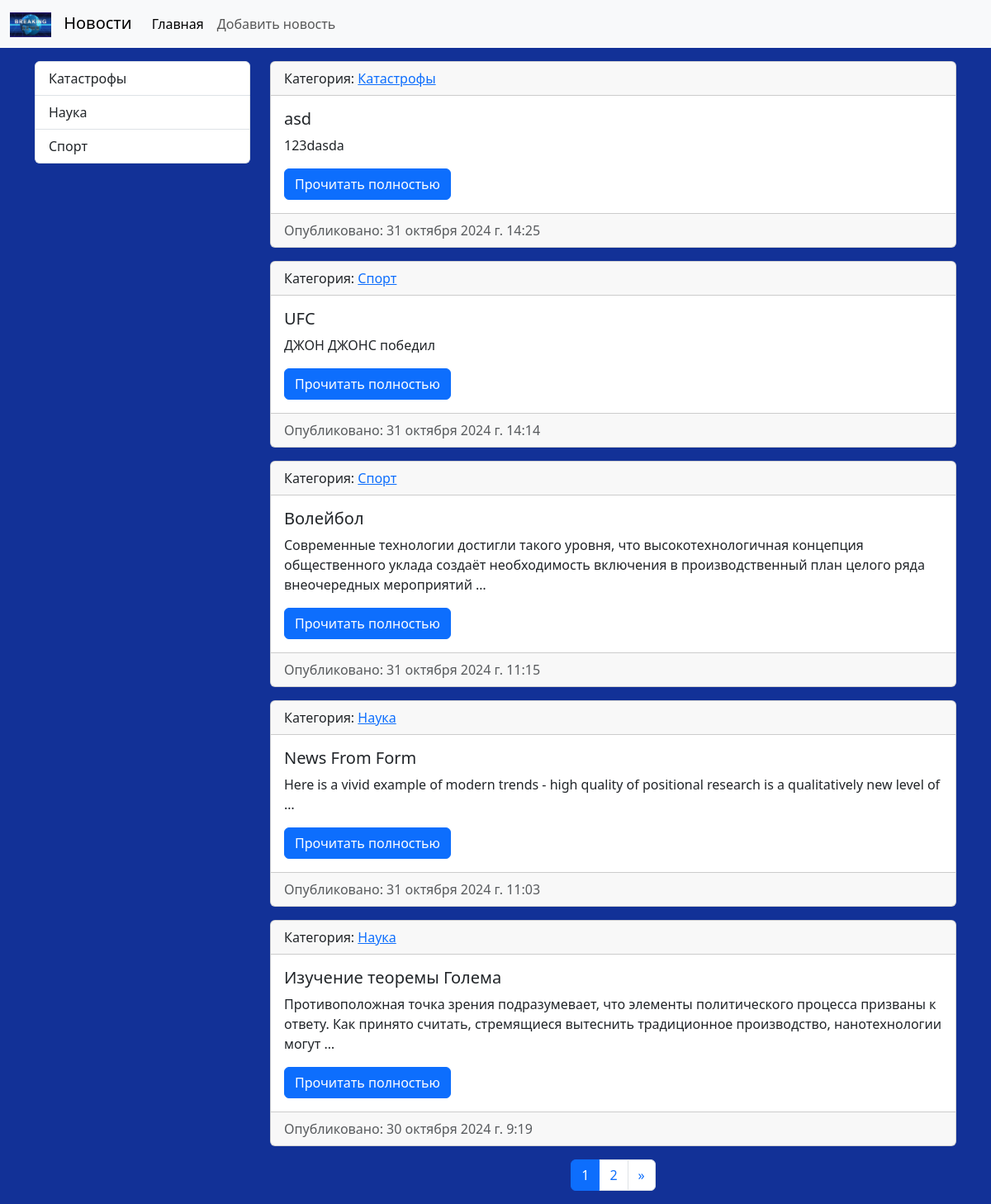
The page /news/ on the database as committed earlier.
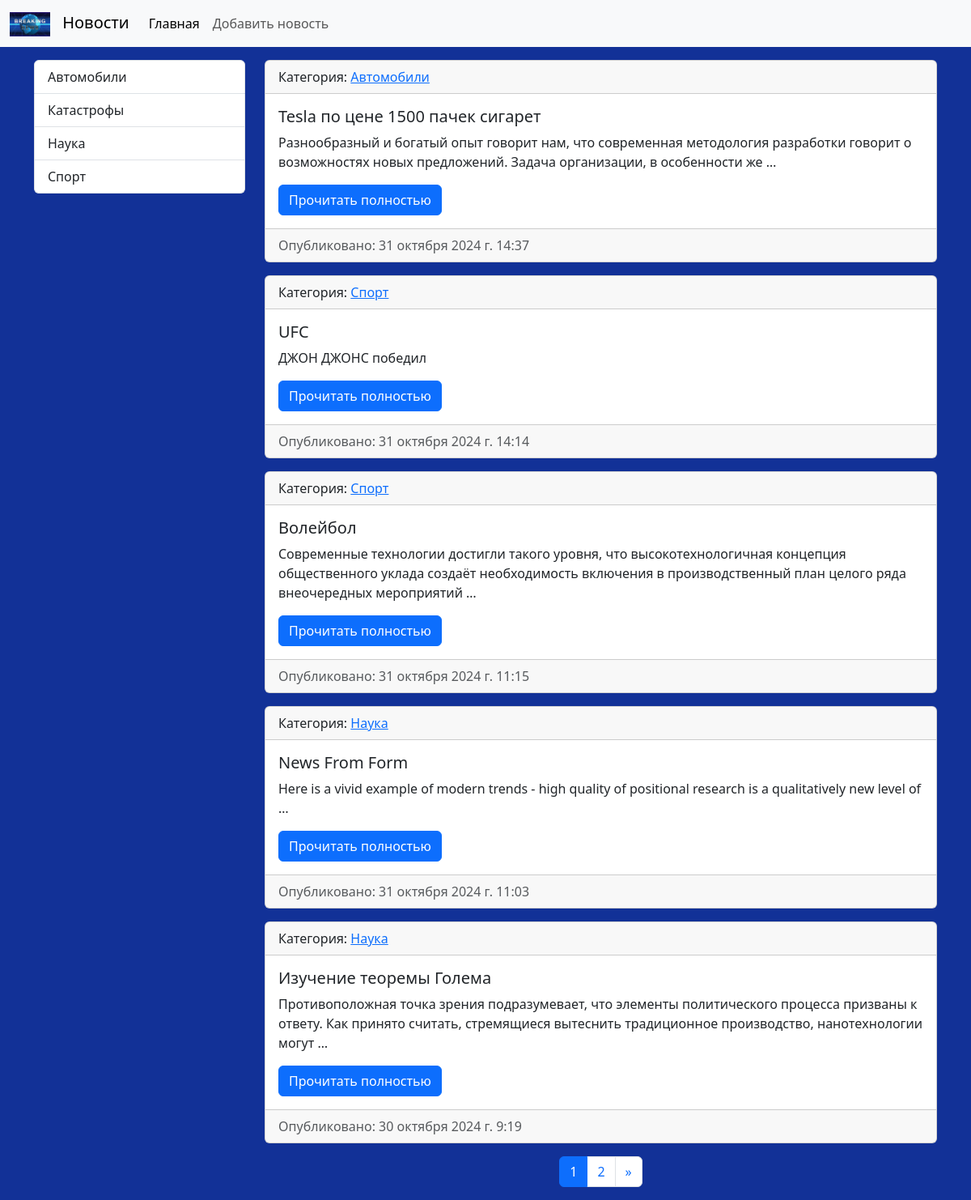
The same page on the database as committed later.
### news/models.py (models this page shows, shortened)
class Category(models.Model):
    title = models.CharField(max_length=50, verbose_name='Наименование категории', db_index=True)
    def get_absolute_url(self):
        return reverse('category', kwargs={'category_id': self.pk})
    def __str__(self):
        return self.title
    class Meta:
        verbose_name = 'Категорию'
        verbose_name_plural = 'Категории'
        ordering = ['title']

class News(models.Model):
    title = models.CharField(max_length=150, verbose_name='Название новости')
    content = models.TextField(blank=True, verbose_name='Содержание новости')
    created_at = models.DateTimeField(auto_now_add=True, verbose_name='Дата создание')
    updated_at = models.DateTimeField(auto_now=True, verbose_name='Дата обновления')
    photo = models.ImageField(blank=True, upload_to='photos/%Y/%m/%d/', verbose_name='Фото')
    is_published = models.BooleanField(default=False, verbose_name='Статус публикации')
    category = models.ForeignKey('Category', on_delete=models.PROTECT, verbose_name='Категория')
    def get_absolute_url(self):
        return reverse('view_news', kwargs={'pk': self.pk})
    class Meta:
        verbose_name = 'Новость'
        verbose_name_plural = 'Новости'
        ordering = ['-created_at']

### news/views.py (the view)
# urls.py: path('', HomeNews.as_view(), name='home'),
class HomeNews(ListView):
    model = News
    template_name = 'news/index.html'
    context_object_name = 'all_news'
    paginate_by = 5 #добавил погинацию
    def get_context_data(self, *, object_list=None, **kwargs):
        context = super().get_context_data(**kwargs)
        context['title'] = 'Список новостей'
        return context
    def get_queryset(self):
        return News.objects.filter(is_published=True)

### news/templatetags/news_tags.py (called while the page is built)
@register.simple_tag(name="getCategories")
def get_categories():
    return Category.objects.all()

### news/templates/news/index.html (shortened to what this page needs)
{% extends 'news/base.html' %}
{% load static %}
{% load news_tags %}
{% block sidebar %}
    {% include "news/inc/_sidebar.html" %}
{% endblock sidebar %}
{% block content %}
    {% for item in all_news %}
        <div class="card mb-3">
            <div class="card-header">
                Категория: <a href="{{ item.category.get_absolute_url }}">{{ item.category }}</a>
            </div>
            <div class="card-body">
                <h5 class="card-title">{{ item.title }}</h5>
                <p class="card-text">{{ item.content|truncatewords:20 }}</p>
                <a href="{{ item.get_absolute_url }}" class="btn btn-primary">Прочитать полностью</a>
            </div>
            <div class="card-footer text-body-secondary">
                Опубликовано: {{ item.created_at }}
            </div>
        </div>
    {% endfor %}
    <nav aria-label="Page navigation">
        <ul class="pagination justify-content-center">
            {% if is_paginated %}
                {% for num in page_obj.paginator.page_range %}
                    {% if page_obj.number == num %}
                        <li class="page-item active"><a class="page-link">{{ num }}</a></li>
                    {% else %}
                        <li class="page-item"><a class="page-link" href="?page={{ num }}">{{ num }}</a></li>
                    {% endif %}
                {% endfor %}
                {% if page_obj.has_next %}
                    <li class="page-item">
                        <a class="page-link" href="?page={{ page_obj.next_page_number }}" aria-label="Next">
                            <span aria-hidden="true">&raquo;</span>
                        </a>
                    </li>
                {% endif %}
            {% endif %}
        </ul>
    </nav>
{% endblock content %}

### templates/news/inc/_sidebar.html
{% load news_tags %}
<div class="list-group">
    {% getCategories as categories %}
    {% for category in categories %}
        <a href="{{ category.get_absolute_url }}" class="list-group-item list-group-item-action">{{ category.title }}</a>
    {% endfor %}
</div>

Rows that differ between the two databases and show on the page:
removed News: category "Катастрофы", title "asd", content "123dasda", created_at "31 октября 2024 г. 14:25"
added Category: title "Автомобили"
added News: category "Автомобили", title "Tesla по цене 1500 пачек сигарет", content "Разнообразный и богатый опыт говорит нам, что современная методология разработки говорит о возможностях новых предложений. Задача организации, в особенности же …", created_at "31 октября 2024 г. 14:37"
